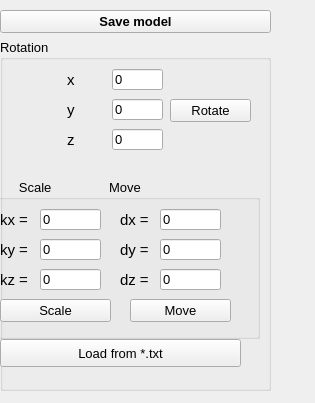
<?xml version="1.0" encoding="UTF-8"?>
<ui version="4.0">
 <class>MyController</class>
 <widget class="QWidget" name="MyController">
  <property name="geometry">
   <rect>
    <x>0</x>
    <y>0</y>
    <width>315</width>
    <height>403</height>
   </rect>
  </property>
  <property name="sizePolicy">
   <sizepolicy hsizetype="Fixed" vsizetype="Preferred">
    <horstretch>0</horstretch>
    <verstretch>0</verstretch>
   </sizepolicy>
  </property>
  <property name="minimumSize">
   <size>
    <width>200</width>
    <height>400</height>
   </size>
  </property>
  <property name="windowTitle">
   <string>Form</string>
  </property>
  <widget class="QWidget" name="verticalLayoutWidget">
   <property name="geometry">
    <rect>
     <x>0</x>
     <y>10</y>
     <width>271</width>
     <height>381</height>
    </rect>
   </property>
   <layout class="QVBoxLayout" name="verticalLayout_2">
    <item>
     <widget class="QPushButton" name="saveButton">
      <property name="font">
       <font>
        <pointsize>10</pointsize>
        <weight>75</weight>
        <bold>true</bold>
       </font>
      </property>
      <property name="text">
       <string>Save model</string>
      </property>
     </widget>
    </item>
    <item>
     <widget class="QGroupBox" name="groupBox">
      <property name="font">
       <font>
        <pointsize>10</pointsize>
       </font>
      </property>
      <property name="title">
       <string>Rotation</string>
      </property>
      <widget class="QLabel" name="label_2">
       <property name="geometry">
        <rect>
         <x>67</x>
         <y>30</y>
         <width>41</width>
         <height>21</height>
        </rect>
       </property>
       <property name="font">
        <font>
         <pointsize>11</pointsize>
        </font>
       </property>
       <property name="text">
        <string>х</string>
       </property>
      </widget>
      <widget class="QLabel" name="label_3">
       <property name="geometry">
        <rect>
         <x>67</x>
         <y>60</y>
         <width>41</width>
         <height>21</height>
        </rect>
       </property>
       <property name="font">
        <font>
         <pointsize>11</pointsize>
        </font>
       </property>
       <property name="text">
        <string>y</string>
       </property>
      </widget>
      <widget class="QLineEdit" name="rot_xEdit">
       <property name="geometry">
        <rect>
         <x>112</x>
         <y>30</y>
         <width>51</width>
         <height>21</height>
        </rect>
       </property>
       <property name="text">
        <string>0</string>
       </property>
      </widget>
      <widget class="QLineEdit" name="rot_yEdit">
       <property name="geometry">
        <rect>
         <x>112</x>
         <y>60</y>
         <width>51</width>
         <height>21</height>
        </rect>
       </property>
       <property name="text">
        <string>0</string>
       </property>
      </widget>
      <widget class="QLineEdit" name="rot_zEdit">
       <property name="geometry">
        <rect>
         <x>112</x>
         <y>90</y>
         <width>51</width>
         <height>21</height>
        </rect>
       </property>
       <property name="text">
        <string>0</string>
       </property>
      </widget>
      <widget class="QLabel" name="label_4">
       <property name="geometry">
        <rect>
         <x>67</x>
         <y>90</y>
         <width>41</width>
         <height>21</height>
        </rect>
       </property>
       <property name="font">
        <font>
         <pointsize>11</pointsize>
        </font>
       </property>
       <property name="text">
        <string>z</string>
       </property>
      </widget>
      <widget class="QPushButton" name="rotateButton">
       <property name="geometry">
        <rect>
         <x>170</x>
         <y>60</y>
         <width>81</width>
         <height>23</height>
        </rect>
       </property>
       <property name="text">
        <string>Rotate</string>
       </property>
      </widget>
      <widget class="QGroupBox" name="groupBox_2">
       <property name="geometry">
        <rect>
         <x>-10</x>
         <y>140</y>
         <width>270</width>
         <height>160</height>
        </rect>
       </property>
       <property name="minimumSize">
        <size>
         <width>0</width>
         <height>160</height>
        </size>
       </property>
       <property name="font">
        <font>
         <pointsize>10</pointsize>
        </font>
       </property>
       <property name="title">
        <string>        Scale                Move</string>
       </property>
       <widget class="QLineEdit" name="kxEdit">
        <property name="geometry">
         <rect>
          <x>50</x>
          <y>30</y>
          <width>61</width>
          <height>21</height>
         </rect>
        </property>
        <property name="text">
         <string>0</string>
        </property>
       </widget>
       <widget class="QLabel" name="label_5">
        <property name="geometry">
         <rect>
          <x>10</x>
          <y>90</y>
          <width>41</width>
          <height>21</height>
         </rect>
        </property>
        <property name="font">
         <font>
          <pointsize>11</pointsize>
         </font>
        </property>
        <property name="text">
         <string>kz = </string>
        </property>
       </widget>
       <widget class="QPushButton" name="scaleButton">
        <property name="geometry">
         <rect>
          <x>10</x>
          <y>120</y>
          <width>111</width>
          <height>23</height>
         </rect>
        </property>
        <property name="text">
         <string>Scale</string>
        </property>
       </widget>
       <widget class="QLineEdit" name="kyEdit">
        <property name="geometry">
         <rect>
          <x>50</x>
          <y>60</y>
          <width>61</width>
          <height>21</height>
         </rect>
        </property>
        <property name="text">
         <string>0</string>
        </property>
       </widget>
       <widget class="QLineEdit" name="kzEdit">
        <property name="geometry">
         <rect>
          <x>50</x>
          <y>90</y>
          <width>61</width>
          <height>21</height>
         </rect>
        </property>
        <property name="text">
         <string>0</string>
        </property>
       </widget>
       <widget class="QLabel" name="label_12">
        <property name="geometry">
         <rect>
          <x>10</x>
          <y>30</y>
          <width>41</width>
          <height>21</height>
         </rect>
        </property>
        <property name="font">
         <font>
          <pointsize>11</pointsize>
         </font>
        </property>
        <property name="text">
         <string>kx = </string>
        </property>
       </widget>
       <widget class="QLabel" name="label_13">
        <property name="geometry">
         <rect>
          <x>10</x>
          <y>60</y>
          <width>41</width>
          <height>21</height>
         </rect>
        </property>
        <property name="font">
         <font>
          <pointsize>11</pointsize>
         </font>
        </property>
        <property name="text">
         <string>ky = </string>
        </property>
       </widget>
       <widget class="QLabel" name="label_6">
        <property name="geometry">
         <rect>
          <x>130</x>
          <y>90</y>
          <width>41</width>
          <height>21</height>
         </rect>
        </property>
        <property name="font">
         <font>
          <pointsize>11</pointsize>
         </font>
        </property>
        <property name="text">
         <string>dz = </string>
        </property>
       </widget>
       <widget class="QLabel" name="label_14">
        <property name="geometry">
         <rect>
          <x>130</x>
          <y>30</y>
          <width>41</width>
          <height>21</height>
         </rect>
        </property>
        <property name="font">
         <font>
          <pointsize>11</pointsize>
         </font>
        </property>
        <property name="text">
         <string>dx = </string>
        </property>
       </widget>
       <widget class="QLineEdit" name="dzEdit">
        <property name="geometry">
         <rect>
          <x>170</x>
          <y>90</y>
          <width>61</width>
          <height>21</height>
         </rect>
        </property>
        <property name="text">
         <string>0</string>
        </property>
       </widget>
       <widget class="QLabel" name="label_15">
        <property name="geometry">
         <rect>
          <x>130</x>
          <y>60</y>
          <width>41</width>
          <height>21</height>
         </rect>
        </property>
        <property name="font">
         <font>
          <pointsize>11</pointsize>
         </font>
        </property>
        <property name="text">
         <string>dy = </string>
        </property>
       </widget>
       <widget class="QLineEdit" name="dxEdit">
        <property name="geometry">
         <rect>
          <x>170</x>
          <y>30</y>
          <width>61</width>
          <height>21</height>
         </rect>
        </property>
        <property name="text">
         <string>0</string>
        </property>
       </widget>
       <widget class="QLineEdit" name="dyEdit">
        <property name="geometry">
         <rect>
          <x>170</x>
          <y>60</y>
          <width>61</width>
          <height>21</height>
         </rect>
        </property>
        <property name="text">
         <string>0</string>
        </property>
       </widget>
       <widget class="QPushButton" name="moveButton">
        <property name="geometry">
         <rect>
          <x>140</x>
          <y>120</y>
          <width>101</width>
          <height>23</height>
         </rect>
        </property>
        <property name="text">
         <string>Move</string>
        </property>
       </widget>
      </widget>
      <widget class="QPushButton" name="fileButton">
       <property name="geometry">
        <rect>
         <x>0</x>
         <y>300</y>
         <width>241</width>
         <height>28</height>
        </rect>
       </property>
       <property name="text">
        <string>Load from *.txt</string>
       </property>
      </widget>
     </widget>
    </item>
   </layout>
  </widget>
 </widget>
 <resources/>
 <connections/>
</ui>
